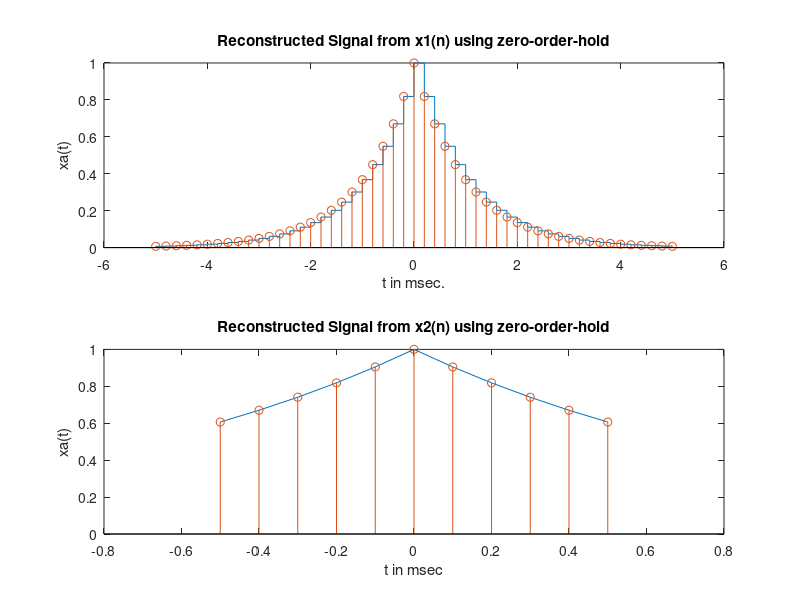

Write the MATLAB code that produced this figure.
% Discrete-time Signal x1(n) : Ts = 0.0002
Ts = 0.0002; n = -25:1:25; nTs = n * Ts; x = exp(-1000 * abs(nTs));
% Plots
subplot(2, 1, 1); stairs(nTs * 1000, x);
xlabel("t in msec."); ylabel("xa(t)");
title("Reconstructed Signal from x1(n) using zero-order-hold"); hold on
stem(n * Ts * 1000, x); hold off
%
% Discrete-time Signal x2(n) : Ts = 0.0001
Ts = 0.0001; n = -5:1:5; nTs = n * Ts; x = exp(-1000 * abs(nTs));
% Plots
subplot(2, 1, 2); plot(nTs * 1000, x);
xlabel("t in msec"); ylabel("xa(t)");
title("Reconstructed Signal from x2(n) using zero-order-hold"); hold on
stem(n * Ts * 1000, x); hold off